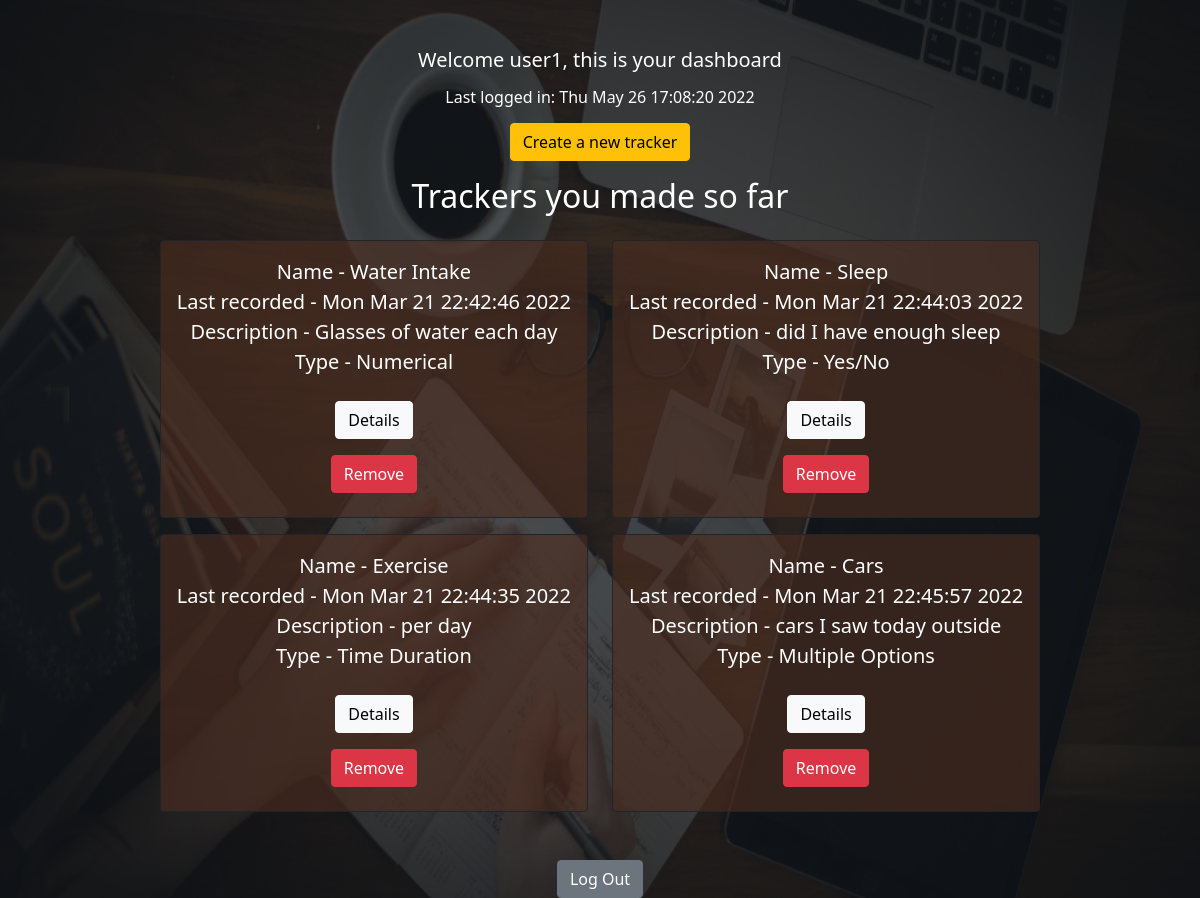
The app's page /dashboard/user1 (signed in), older data.
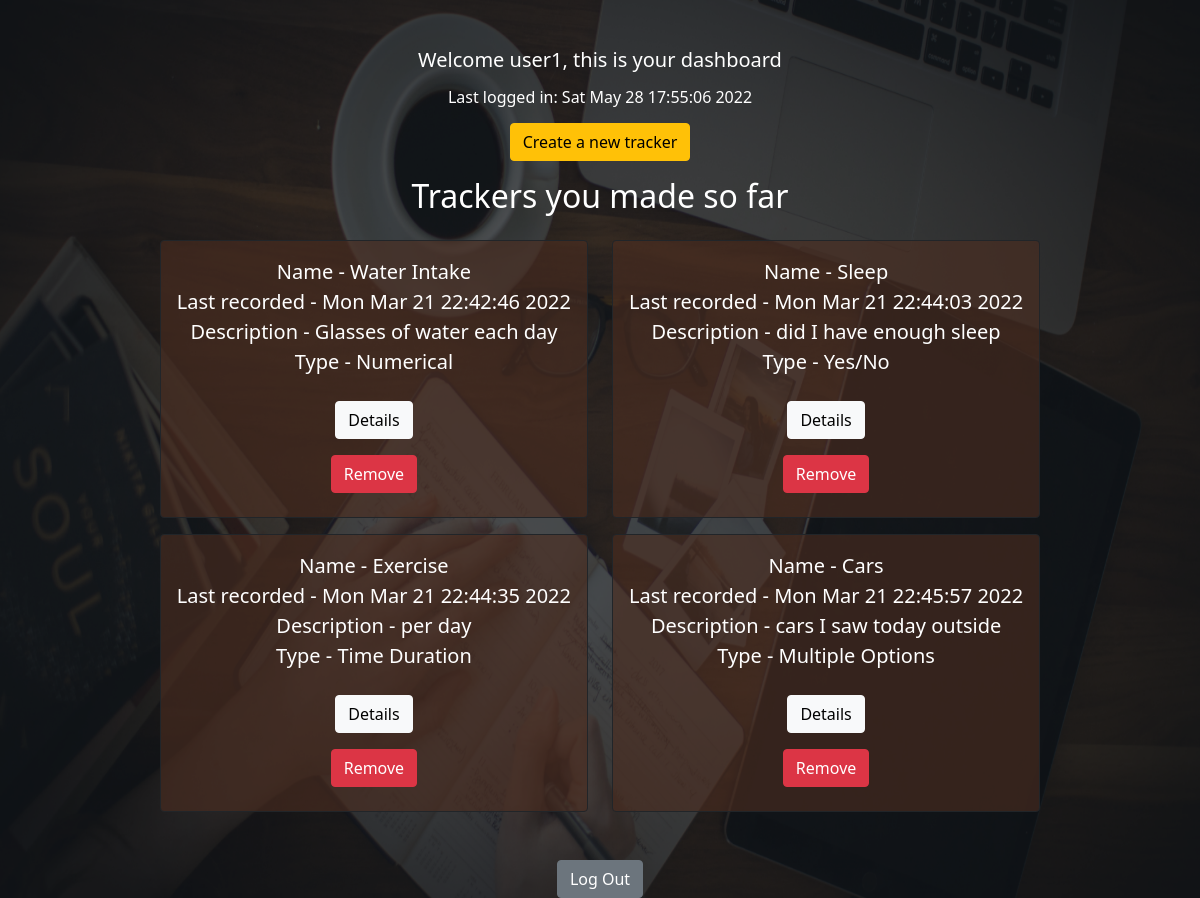
The same page, newer data.
### application/models.py (models this page shows, shortened)
class User(db.Model):
    user_id = db.Column(db.Integer, primary_key=True)
    user_name = db.Column(db.String(80), unique=True, nullable=False)
    password = db.Column(db.String(120), nullable=False)
    last_login_time = db.Column(db.String(100),nullable=False)
    trackers = db.relationship('Tracker', backref='user', lazy=True)

class Tracker(db.Model):
    tracker_id = db.Column(db.Integer, primary_key=True)
    tracker_name = db.Column(db.String(80), nullable=False)
    tracker_description = db.Column(db.String(120), nullable=False)
    tracker_type = db.Column(db.String(50),nullable=False)
    user_defined_options = db.Column(db.String(200))
    tracker_log_time = db.Column(db.String(120), nullable=False)
    user_id = db.Column(db.Integer, db.ForeignKey('user.user_id'),nullable=False)
    tracker_logs = db.relationship('Trackerlogs', backref='tracker', lazy=True)

### application/dashboard.py (the view)
@app.route("/dashboard/<user_name>")
def dashboard(user_name):
    if "user_name" in session:
        current_user = User.query.filter_by(user_name=user_name).first()
        last_login_time = current_user.last_login_time
        user_id = current_user.user_id
        user_trackers = Tracker.query.filter_by(user_id=user_id).all()
        return render_template("dashboard.html",user_name=user_name,title="Dashboard",last_login_time=last_login_time,usertrackers=user_trackers)
    else:
        return redirect("/")

### templates/dashboard.html
{% extends 'layout.html' %} {% block body %}
<div class="row mt-5 justify-content-center">
    <div class="col-auto h5">
        Welcome {{user_name}}, this is your dashboard
    </div>
</div>
<div class="row mt-2 justify-content-center">
    <div class="col-auto h6">
        Last logged in: {{last_login_time}} <br>
    </div>
</div>
<div class="row mt-2 justify-content-center">
    <div class="col-auto">
        <a class="btn btn-warning" href="/tracker/{{user_name}}">Create a new tracker</a>
    </div>
</div>
<div class="row mt-3 justify-content-center">
    <div class="col-auto">
        <h2 class="h2">Trackers you made so far</h2>
    </div>
</div>
<div class="row justify-content-center">
    {% for tracker in usertrackers %}
    <div class="col-auto mr-3 mt-3 d-flex justify-content-center">
        <div class="row justify-content-center text-center">
            <div class="col-auto">
                <div class="p-3 border-dark border rounded bgTracker">
                    Name - {{tracker["tracker_name"]}} <br>
                    Last recorded - {{tracker["tracker_log_time"]}} <br>
                    Description - {{tracker["tracker_description"]}} <br>
                    {% if tracker["tracker_type"] == "numerical_tracker"%}Type - Numerical{% endif %}
                    {% if tracker["tracker_type"] == "boolean_tracker"%}Type - Yes/No{% endif %}
                    {% if tracker["tracker_type"] == "mo_tracker"%}Type - Multiple Options{% endif %}
                    {% if tracker["tracker_type"] == "time_tracker"%}Type - Time Duration{% endif %} <br>
                    <a class="btn btn-light mt-4 mb-2" href='/trackerdetails/{{tracker["tracker_id"]}}'>Details</a><br>
                    <a class="btn btn-danger mt-2 mb-2" href='/deletetracker/{{tracker["tracker_id"]}}'>Remove</a> <br>
                </div>
            </div>
        </div>
    </div>
    {% endfor %}
</div>
<div class="row justify-content-center">
    <div class="col-auto">
        <a class="btn btn-secondary mt-5" href="/logout//{{user_name}}">Log Out</a>
    </div>
</div>
{% endblock %}

### templates/layout.html (shortened to what this page needs)
<!DOCTYPE html>
<html lang="en">
<head>
    <link href="https://cdn.jsdelivr.net/npm/bootstrap@5.1.3/dist/css/bootstrap.min.css" rel="stylesheet">
    <link rel="stylesheet" href="../static/styles.css">
    <link rel="stylesheet" href="https://cdnjs.cloudflare.com/ajax/libs/font-awesome/4.7.0/css/font-awesome.min.css">
</head>
<body class="fs-5 bgImage text-white">
    {% block body %}{% endblock %}
</body>
</html>

### static/styles.css (style rules this page uses)
.bgImage { background-image:url('../static/laptop_table1.png'); background-repeat: no-repeat; background-attachment: fixed; background-size: 100% 100%; }
.bgTracker { background-color: rgba(76, 45, 32, 0.624); }

Row changes from the older to the newer data that the page shows:
changed User "user1": last_login_time "Thu May 26 17:08:20 2022" → "Sat May 28 17:55:06 2022"
